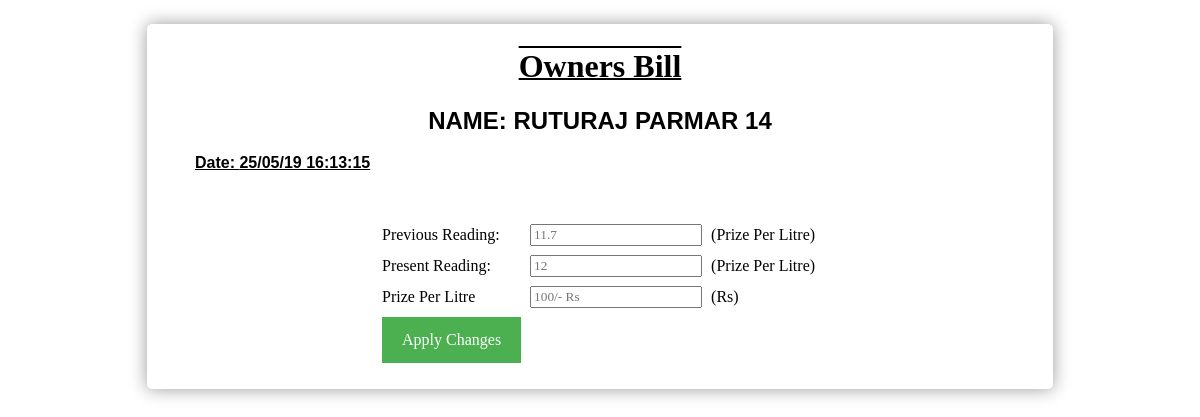
The page /paybill.php?id=1 on the database its author committed.
### tables this page shows
CREATE TABLE `owners` (
  `id` int(10) NOT NULL,
  `lname` varchar(60) NOT NULL,
  `fname` varchar(60) NOT NULL,
  `mi` varchar(2) NOT NULL,
  `address` varchar(60) NOT NULL,
  `contact` varchar(15) NOT NULL
);

### paybill.php (the view, shortened to what this page needs)
<?php
  include 'db.php';
$owner_id =$_REQUEST['id'];
$result = mysqli_query($conn,"SELECT * FROM owners WHERE id  = '$owner_id'");
$test = mysqli_fetch_array($result);
				$lname= $test['lname'] ;
				$fname=$test['fname'] ;
				$mi=$test['mi'] ;
?>
<html>
<head><title>Payment</title><link rel="stylesheet" type="text/css" href="Css/style2.css"></head>
<body>
 <div class="wrapper">
<h1 class="headtext">Owners Bill</h1>
 <h2 id="h1font">Name: <?php echo $lname.'&nbsp;' .$fname.'&nbsp;'.$mi;?></h2>
<p id="date">Date: <?php $date=date('y/m/d H:i:s');
 echo $date;?></p>
 <form method="post" action="addbill.php">
 <table width="50%" border="0" align="center" style="margin-top: 5%" cellspacing="5px" cellpadding="2px">
  <tr>
    <td width="118">Previous Reading:</td>
    <td width="66"><input type="text" name="prev" placeholder="11.7"  /></td>
    <td>(Prize Per Litre)</td>
  </tr>
  <tr>
    <td>Present Reading:</td>
    <td><input type="text" name="pres" placeholder="12"  /></td>
    <td>(Prize Per Litre)</td>
  </tr>
  <tr>
    <td>Prize Per Litre</td>
    <td><input type="text" name="price" value="" placeholder="100/- Rs"  /></td>
    <td>(Rs)</td>
  </tr>
   <tr>
    <td><input type="submit" name="total" value="Apply Changes"  id="submitBtn" /></td>
  </tr>
</table>
</form>
</div>
</body>
</html>

### Css/style2.css (style rules this page uses)
.headtext { font-family: KaushanScript; text-decoration: overline underline 2px black; text-align: center; }
.wrapper { width:900px; margin:0 auto; border:3px solid rgba(0,0,0,0); -webkit-border-radius:5px; -moz-border-radius:5px; border-radius:5px; -webkit-box-shadow:0 0 18px rgba(0,0,0,0.4); -moz-box-shadow:0 0 18px rgba(0,0,0,0.4); box-shadow:0 0 18px rgba(0,0,0,0.4); margin-top:2%; }
.billingform h1, #h1font { text-align: center; font-family: Helvetica; text-transform:uppercase; }
#billingform p,input { font-family: Consolas; }
#submitBtn,#billingform input[type=submit] { background-color: #4CAF50; color: white; padding: 14px 20px; height: auto; border: none; cursor: pointer; font-family: Consolas; font-size: 1em; }
#date { margin-left: 5%; text-decoration: underline; font-weight: bold; font-family: Arial; }

### rows shown on the page
owners: lname "RUTURAJ", fname "PARMAR", mi "14"
